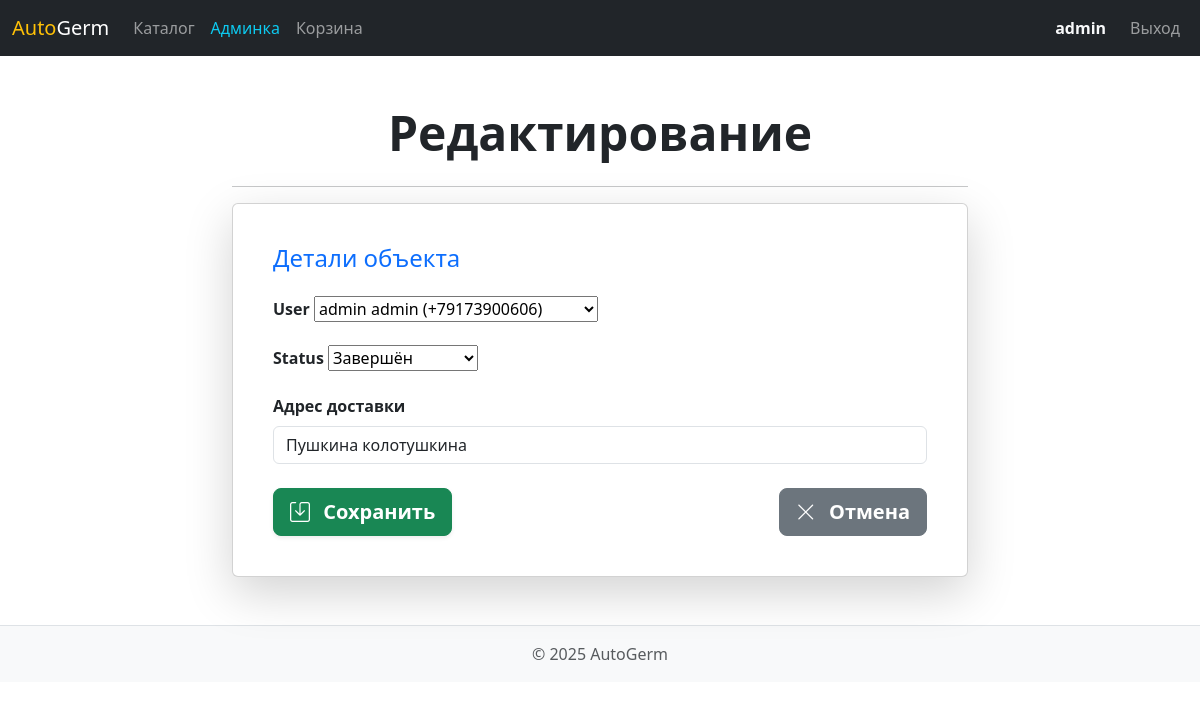
/manage/order/edit/2/ (signed in), run on the app's committed database.
### main/models.py (models this page shows, shortened)
class User(AbstractUser):
    middle_name = models.CharField("Отчество", max_length=30, blank=True)
    phone = models.CharField("Номер телефона", max_length=20, unique=True)
    address = models.TextField("Адрес доставки", blank=True)
    username = None
    USERNAME_FIELD = 'phone'
    REQUIRED_FIELDS = []
    objects = UserManager()
    def __str__(self):
        return f"{self.first_name} {self.last_name} ({self.phone})"

class Order(models.Model):
    STATUS_CHOICES = [
        ('created', 'Создан'),
        ('processed', 'Обработан'),
        ('in_process', 'Авто в процессе'),
        ('in_delivery', 'Авто в доставке'),
        ('delivered', 'Доставлен'),
        ('completed', 'Завершён'),
    ]
    user = models.ForeignKey(User, on_delete=models.CASCADE, related_name='orders')
    created_at = models.DateTimeField(auto_now_add=True)
    status = models.CharField(max_length=20, choices=STATUS_CHOICES, default='created')
    address = models.TextField("Адрес доставки")

### main/views.py (the view)
# urls.py: path('manage/order/edit/<int:order_id>/', views.order_edit, name='admin_order_edit'),
@user_passes_test(lambda u: u.is_superuser)
def order_edit(request, order_id):
    order = get_object_or_404(Order, id=order_id)
    if request.method == 'POST':
        form = OrderForm(request.POST, instance=order)
        if form.is_valid():
            form.save()
            messages.success(request, "Заказ обновлен")
            return redirect('admin_page')
    else:
        form = OrderForm(instance=order)
    return render(request, 'main/admin_order_form.html', {'form': form})

### main/forms.py
class OrderForm(forms.ModelForm):
    class Meta:
        model = Order
        fields = ['user', 'status', 'address']

### main/templates/main/admin_order_form.html (shortened to what this page needs)
{% extends 'main/base.html' %}
{% block content %}
<div class="row justify-content-center">
    <div class="col-12 col-md-10 col-lg-8">
        <h2 class="display-5 fw-bold text-center mb-4 text-dark">Редактирование</h2>
        <hr>
        <div class="card shadow-lg p-4">
            <div class="card-body">
                <h4 class="card-title text-primary mb-4">Детали объекта</h4>
                <form method="post" enctype="multipart/form-data">
                    {% for field in form %}
                    <div class="mb-3">
                        <label for="{{ field.id_for_label }}" class="form-label fw-bold">{{ field.label }}</label>
                        {% if field.field.widget.input_type == 'checkbox' %}
                            <div class="form-check">
                                {{ field }}
                                <label class="form-check-label" for="{{ field.id_for_label }}">
                                    {{ field.label }}
                                </label>
                            </div>
                        {% elif field.field.widget.input_type == 'select' %}
                            {{ field }}
                        {% elif field.field.widget.input_type == 'textarea' %}
                            <textarea name="{{ field.name }}" id="{{ field.id_for_label }}"
                                      rows="4"
                                      class="form-control {% if field.errors %}is-invalid{% endif %}"
                                      placeholder="Введите {{ field.label|lower }}">{{ field.value|default_if_none:'' }}</textarea>
                        {% else %}
                            <input type="{{ field.field.widget.input_type }}"
                                   name="{{ field.name }}"
                                   id="{{ field.id_for_label }}"
                                   class="form-control {% if field.errors %}is-invalid{% endif %}"
                                   value="{{ field.value|default_if_none:'' }}"
                                   placeholder="Введите {{ field.label|lower }}">
                        {% endif %}
                    </div>
                    {% endfor %}
                    <div class="mt-4 d-flex justify-content-between">
                        <button type="submit" class="btn btn-success btn-lg fw-bold shadow-sm">
                            <i class="bi bi-save me-2"></i> Сохранить
                        </button>
                        <a href="{% url 'admin_page' %}" class="btn btn-secondary btn-lg fw-bold">
                            <i class="bi bi-x-lg me-2"></i> Отмена
                        </a>
                    </div>
                </form>
            </div>
        </div>
    </div>
</div>
{% endblock %}

### main/templates/main/base.html (shortened to what this page needs)
<!DOCTYPE html>
<html lang="ru">
<head>
    <link href="https://cdn.jsdelivr.net/npm/bootstrap@5.3.3/dist/css/bootstrap.min.css" rel="stylesheet">
    <link rel="stylesheet" href="https://cdn.jsdelivr.net/npm/bootstrap-icons@1.11.3/font/bootstrap-icons.min.css">
    <link rel="stylesheet" href="../../../static/css/styles.css">
</head>
<body>
<header>
    <nav class="navbar navbar-expand-lg navbar-dark bg-dark">
        <div class="container-fluid">
            <a class="navbar-brand" href="{% url 'home' %}">
                <span class="text-warning">Auto</span>Germ
            </a>
            <div class="collapse navbar-collapse" id="navbarNav">
                <ul class="navbar-nav me-auto mb-2 mb-lg-0">
                    <li class="nav-item">
                        <a class="nav-link" href="{% url 'catalog' %}">Каталог</a>
                    </li>
                    {% if user.is_authenticated %}
                        {% if user.is_superuser %}
                            <li class="nav-item">
                                <a class="nav-link text-info" href="{% url 'admin_page' %}">Админка</a>
                            </li>
                        {% endif %}
                        <li class="nav-item">
                            <a class="nav-link" href="{% url 'cart' %}">Корзина</a>
                        </li>
                    {% endif %}
                </ul>
                <ul class="navbar-nav">
                    {% if user.is_authenticated %}
                        <li class="nav-item">
                            <a class="nav-link text-light fw-bold" href="{% url 'profile' %}">{{ user.first_name|default:'Профиль' }}</a>
                        </li>
                        <li class="nav-item">
                            <a class="nav-link btn btn-outline-danger btn-sm ms-lg-2 mt-2 mt-lg-0" href="{% url 'logout' %}">Выход</a>
                        </li>
                    {% endif %}
                </ul>
            </div>
        </div>
    </nav>
</header>
<main class="container my-5">
    {% block content %}
    {% endblock %}
</main>
<footer class="footer mt-auto py-3 bg-light border-top">
    <div class="container text-center">
        <p class="text-muted mb-0">© 2025 AutoGerm</p>
    </div>
</footer>
</body>
</html>

### data on the page
User: first_name "admin"
Order: form "admin admin (+79173900606)" "Завершён", address "Пушкина колотушкина"

### other printed values
{{ field.label }} "User" "Status" "Адрес доставки"
